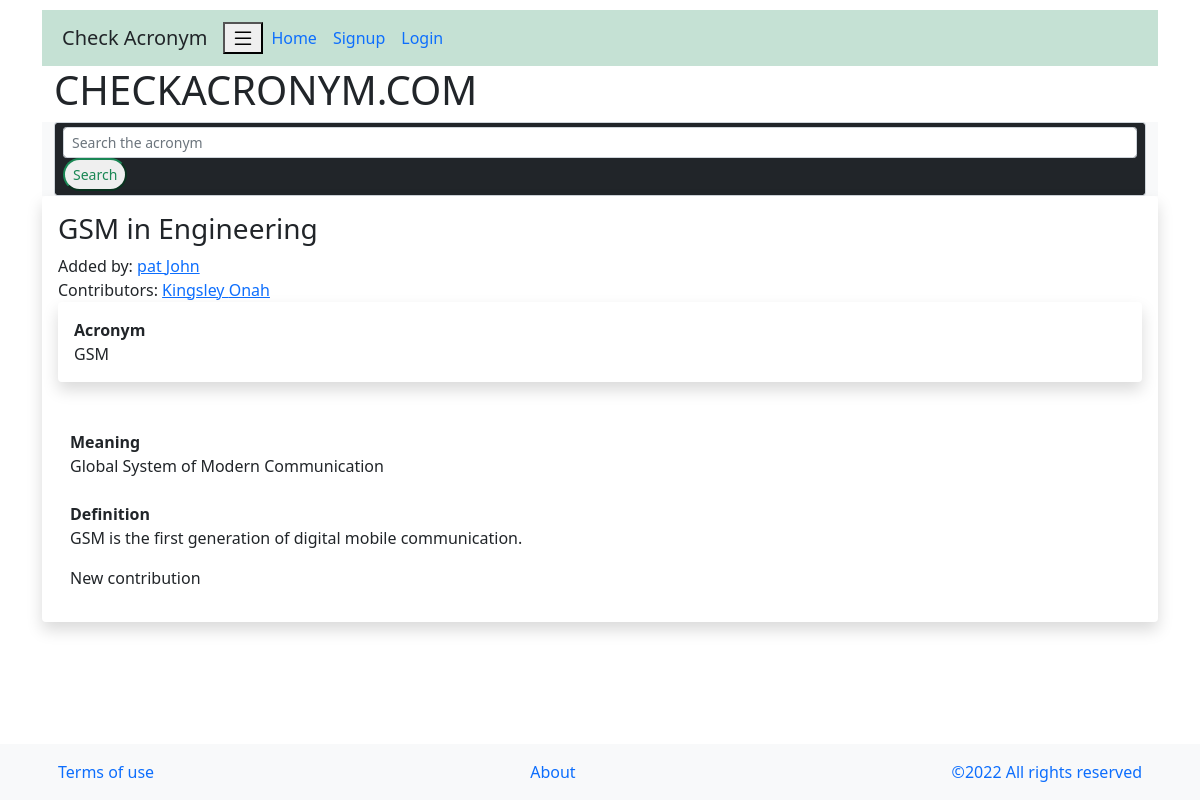
Page /display_acronym/1 on the committed database.
### model.py (models this page shows)
class Create(UserMixin, db.Model):
    id = db.Column(db.Integer, primary_key=True)
    acronym = db.Column(db.String(100), nullable=False)
    subject = db.Column(db.String(500), index=True)
    meaning = db.Column(db.String(10000), nullable=True)
    definition = db.Column(db.String(10000), nullable=True)
    author_id = db.Column(db.Integer, db.ForeignKey('users.id'))
    date_added = db.Column(db.DateTime(timezone=True), default=func.now())

class Users(UserMixin, db.Model):
    id = db.Column(db.Integer, primary_key=True)
    firstname = db.Column(db.String(64), nullable=False)
    lastname = db.Column(db.String(64), nullable=False)
    email = db.Column(db.String(100), unique=True, nullable=False)
    password = db.Column(db.String(64), index=True)
    adds = db.relationship('Create', backref='author', lazy='dynamic')

class Contribute(UserMixin, db.Model):
    id = db.Column(db.Integer, primary_key=True)
    original_author = db.Column(db.Integer, nullable=False)
    contributor_id = db.Column(db.Integer, nullable=False)
    contribution = db.Column(db.String(10000), nullable=False)
    date_added = db.Column(db.DateTime(timezone=True), default=func.now())

### view.py (the view)
@view.route('/display_acronym/<int:id>', methods=['GET', 'POST'])
def display_acronym(id):
    contributor_dict = []
    read_acronym = Create.query.filter_by(id=id).first()
    author = read_acronym.author_id
    added = Users.query.filter_by(id=author)
    for name in added:
        added_by = name
    read_contribution = Contribute.query.filter_by(original_author=read_acronym.id).all()
    for contributors in read_contribution:
        contributor = Users.query.filter_by(id=contributors.contributor_id).all()
        for i in contributor:
            contributor_dict.append(i)
    return render_template("display_acronym.html", user=current_user, added_by=added_by, search=read_acronym,
                           read_contribution=read_contribution, contributor_dict=contributor_dict)

### view.py (called while the page is built)
@view.context_processor
def base():
    acronym_added = Create.query.all()
    collect_acronym = {}
    for value in acronym_added:
        author = value.author_id
        added = Users.query.filter_by(id=author)
        for id in added:
            added_by = id
        if value.subject not in collect_acronym:
            collect_acronym.update({value.subject: [value.acronym]})
        else:
            collect_acronym[value.subject].append(value.acronym)
    return dict(added_by=added_by, collect_acronym=collect_acronym, user=current_user)

### templates/display_acronym.html (shortened to what this page needs)
{% extends  "base.html" %}
{% block content %}
<div class="container color-primary shadow p-3 mb-5 rounded">
    <h3> {{search.acronym}} in {{search.subject}} </h3>
   Added by: <a href="{{url_for('view.profile', id=added_by.id)}}"> {{added_by.firstname}} {{added_by.lastname}} {{added_by.date_added}}</a><br>
    <div>
    Contributors:
    {% if contributor_dict != [] %}
    {% for contributor in contributor_dict %}
     <a href="{{url_for('view.profile', id=contributor.id)}}"> {{contributor.firstname}} {{contributor.lastname}}</a>
    {% endfor %}
    {% else %}
    {{None}}
    {% endif %}
    </div>
<div class="container color-primary shadow p-3 mb-5 rounded">
<strong>Acronym</strong><br>
    {{search.acronym}} <br>
</div>
<div class="container">
    <strong>Meaning</strong><br>
    {{search.meaning}} <br>
</div><br>
<div class="container">
    <strong>Definition</strong><br>
    <p>{{search.definition}}</p>
    {%for contributions in read_contribution %}
    <p>{{contributions.contribution}}</p>
    {% endfor %}
</div>
</div>
{% endblock %}

### static/style.css (style rules this page uses)
body { margin: auto; background-color: white; padding: 10px; outline-style: none; }

### rows in the picture
Create: acronym "GSM", subject "Engineering", meaning "Global System of Modern Communication", definition "GSM is the first generation of digital mobile communication."
Users: firstname "pat", lastname "John"
Users: firstname "Kingsley", lastname "Onah"
Contribute: contribution "New contribution"
